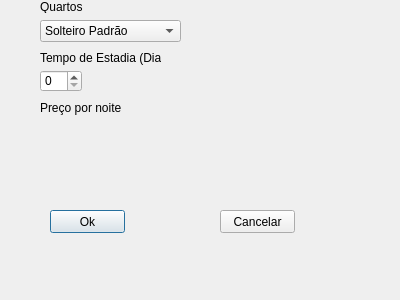
<?xml version="1.0" encoding="UTF-8"?>
<ui version="4.0">
 <class>Quartos</class>
 <widget class="QDialog" name="Quartos">
  <property name="geometry">
   <rect>
    <x>0</x>
    <y>0</y>
    <width>400</width>
    <height>300</height>
   </rect>
  </property>
  <property name="windowTitle">
   <string>Dialog</string>
  </property>
  <widget class="QComboBox" name="comboBox">
   <property name="geometry">
    <rect>
     <x>40</x>
     <y>20</y>
     <width>141</width>
     <height>22</height>
    </rect>
   </property>
   <item>
    <property name="text">
     <string>Solteiro Padrão</string>
    </property>
   </item>
   <item>
    <property name="text">
     <string>Duplo Solteiro Padrão</string>
    </property>
   </item>
   <item>
    <property name="text">
     <string>Casal Padrão</string>
    </property>
   </item>
   <item>
    <property name="text">
     <string>Solteiro Master</string>
    </property>
   </item>
   <item>
    <property name="text">
     <string>Duplo Solteiro Master</string>
    </property>
   </item>
   <item>
    <property name="text">
     <string>Casal Master</string>
    </property>
   </item>
   <item>
    <property name="text">
     <string>Presidencial</string>
    </property>
   </item>
  </widget>
  <widget class="QLabel" name="label">
   <property name="geometry">
    <rect>
     <x>40</x>
     <y>0</y>
     <width>47</width>
     <height>13</height>
    </rect>
   </property>
   <property name="text">
    <string>Quartos</string>
   </property>
  </widget>
  <widget class="QLabel" name="label_2">
   <property name="geometry">
    <rect>
     <x>40</x>
     <y>100</y>
     <width>91</width>
     <height>16</height>
    </rect>
   </property>
   <property name="text">
    <string>Preço por noite</string>
   </property>
  </widget>
  <widget class="QLabel" name="label_3">
   <property name="geometry">
    <rect>
     <x>120</x>
     <y>100</y>
     <width>47</width>
     <height>13</height>
    </rect>
   </property>
   <property name="text">
    <string/>
   </property>
  </widget>
  <widget class="QPushButton" name="pushButton">
   <property name="geometry">
    <rect>
     <x>50</x>
     <y>210</y>
     <width>75</width>
     <height>23</height>
    </rect>
   </property>
   <property name="text">
    <string>Ok</string>
   </property>
  </widget>
  <widget class="QSpinBox" name="spinBox">
   <property name="geometry">
    <rect>
     <x>40</x>
     <y>70</y>
     <width>42</width>
     <height>22</height>
    </rect>
   </property>
  </widget>
  <widget class="QLabel" name="label_4">
   <property name="geometry">
    <rect>
     <x>40</x>
     <y>50</y>
     <width>121</width>
     <height>16</height>
    </rect>
   </property>
   <property name="text">
    <string>Tempo de Estadia (Dias)</string>
   </property>
  </widget>
  <widget class="QPushButton" name="pushButton_2">
   <property name="geometry">
    <rect>
     <x>220</x>
     <y>210</y>
     <width>75</width>
     <height>23</height>
    </rect>
   </property>
   <property name="text">
    <string>Cancelar</string>
   </property>
  </widget>
 </widget>
 <resources/>
 <connections/>
</ui>
